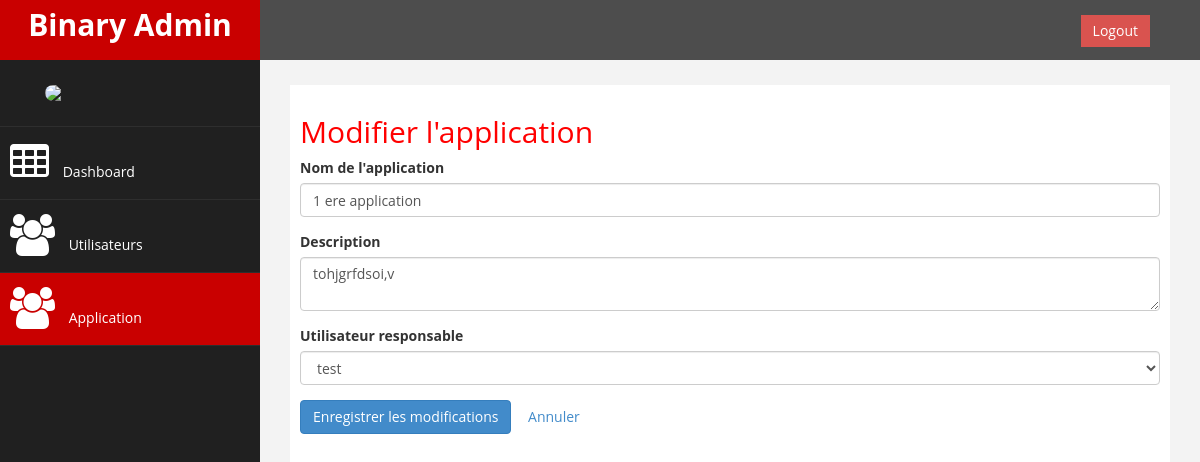
/edit_Aapplication.php?id=4 (signed in), run on the app's committed database.
### tables this page shows
CREATE TABLE `application` (
  `idapplication` int(11) NOT NULL,
  `iduser` int(11) DEFAULT NULL,
  `nomapplication` varchar(100) NOT NULL,
  `description` text DEFAULT NULL,
  `nomresponsable` varchar(100) DEFAULT NULL
);

CREATE TABLE `user` (
  `iduser` int(11) NOT NULL,
  `nep` varchar(50) NOT NULL,
  `email` varchar(100) NOT NULL,
  `mdp` varchar(255) NOT NULL,
  `role` int(255) NOT NULL
);

### edit_Aapplication.php (the view, shortened to what this page needs)
<?php
require 'db.php';
$idapplication = $_GET['id'];
$stmt = $conn->prepare("
    SELECT application.*, user.nep
    FROM application
    INNER JOIN user ON application.iduser = user.iduser
    WHERE application.idapplication = :idapplication
");
$stmt->execute(['idapplication' => $idapplication]);
$application = $stmt->fetch(PDO::FETCH_ASSOC);
$stmt = $conn->query("SELECT iduser, nep FROM user");
$users = $stmt->fetchAll(PDO::FETCH_ASSOC);
?>
<!DOCTYPE html>
<html xmlns="http://www.w3.org/1999/xhtml">
<head>
    <link href="assets/css/bootstrap.css" rel="stylesheet" />
    <link href="assets/css/font-awesome.css" rel="stylesheet" />
    <link href="assets/css/custom.css" rel="stylesheet" />
</head>
<body>
    <div id="wrapper">
        <nav class="navbar navbar-default navbar-cls-top" role="navigation" style="margin-bottom: 0">
            <div class="navbar-header">
                <a class="navbar-brand" href="index.html">Binary Admin</a>
            </div>
            <div style="color: white;padding: 15px 50px 5px 50px;float: right;font-size: 16px;">
               &nbsp; <a href="logout.php" class="btn btn-danger square-btn-adjust">Logout</a>
            </div>
        </nav>
        <nav class="navbar-default navbar-side" role="navigation">
            <div class="sidebar-collapse">
                <ul class="nav" id="main-menu">
                    <li class="text-center">
                        <img src="assets/img/find_user.png" class="user-image img-responsive"/>
                    </li>
                    <li>
                        <a href="admin.php"><i class="fa fa-table fa-3x"></i> Dashboard</a>
                    </li>
                    <li>
                        <a href="users.php"><i class="fa fa-users fa-3x"></i> Utilisateurs</a>
                    </li>
                    <li>
                        <a class="active-menu" href="application.php"><i class="fa fa-users fa-3x"></i> Application</a>
                    </li>
                </ul>
            </div>
        </nav>
        <div id="page-wrapper">
            <div id="page-inner">
                <h2>Modifier l'application</h2>
                <form method="POST" action="">
                    <div class="form-group">
                        <label>Nom de l'application</label>
                        <input type="text" name="nomapplication" class="form-control" value="<?= htmlspecialchars($application['nomapplication']) ?>" required>
                    </div>
                    <div class="form-group">
                        <label>Description</label>
                        <textarea name="description" class="form-control" required><?= htmlspecialchars($application['description']) ?></textarea>
                    </div>
                    <div class="form-group">
                        <label>Utilisateur responsable</label>
                        <select name="iduser" class="form-control" required>
                            <?php foreach ($users as $user): ?>
                                <option value="<?= $user['iduser'] ?>" <?= $user['iduser'] == $application['iduser'] ? 'selected' : '' ?>>
                                    <?= htmlspecialchars($user['nep']) ?>
                                </option>
                            <?php endforeach; ?>
                        </select>
                    </div>
                    <button type="submit" class="btn btn-primary">Enregistrer les modifications</button>
                    <a href="application.php" class="btn btn-secondary">Annuler</a>
                </form>
            </div>
        </div>
    </div>
</body>
</html>

### assets/css/custom.css (style rules this page uses)
body { font-family: 'Open Sans', sans-serif; }
#wrapper { width: 100%; background:#202020; }
#page-wrapper { padding: 15px 15px; min-height: 600px; background:#F3F3F3; }
#page-inner { width:100%; margin:10px 20px 10px 0px; background-color:#fff!important; padding:10px; min-height:1200px; }
.text-center { text-align:center; }
h2 { color: #f00; }
.square-btn-adjust { border: 0px solid transparent; -webkit-border-radius: 0px; -moz-border-radius: 0px; border-radius: 0px; }
.user-image { margin: 25px auto; -webkit-border-radius: 10px; -moz-border-radius: 10px; border-radius: 10px; max-height:170px; max-width:170px; }
.navbar-cls-top .navbar-brand { color: #fff; background: #C90000; width: 260px; text-align: center; height: 60px; font-size: 30px; font-weight: 700; }
.active-menu { background-color:#C90000!important; }
.sidebar-collapse , .sidebar-collapse .nav { background:none; }
.sidebar-collapse .nav { padding:0; }
.sidebar-collapse .nav > li > a { color:#fff; background:#202020; text-shadow:none; }
.sidebar-collapse > .nav > li > a { padding:15px 10px; }
.sidebar-collapse > .nav > li { border-bottom: 1px solid rgba(107, 108, 109, 0.19); }
.navbar-side { border:none; background-color: #202020; }
.navbar-cls-top { background:#4D4D4D; border-bottom:none; }
.navbar-default { border:0px solid black; }
.navbar-header { background: #A70303; }
.nav > li > a > i { margin-right:10px; }
@media (min-width:768px) { #page-wrapper { margin: 0 0 0 260px; padding: 15px 30px; min-height: 1200px; } }
@media (min-width:768px) { .navbar-side { z-index: 1; position: absolute; width: 260px; } }
@media (min-width:768px) { .navbar { border-radius: 0px; } }

### data on the page
application: nomapplication "1 ere application", description "tohjgrfdsoi,v", iduser "test"
